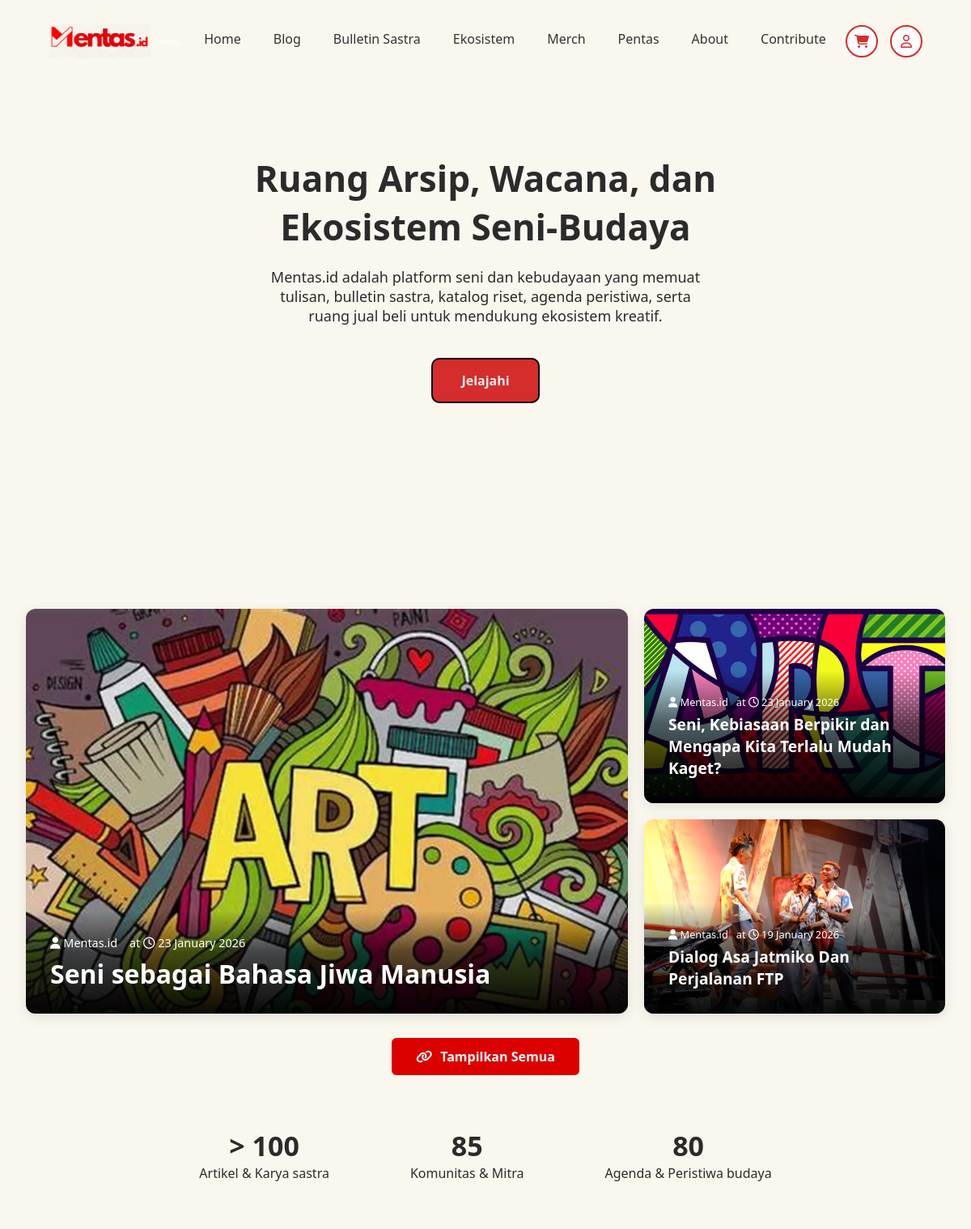
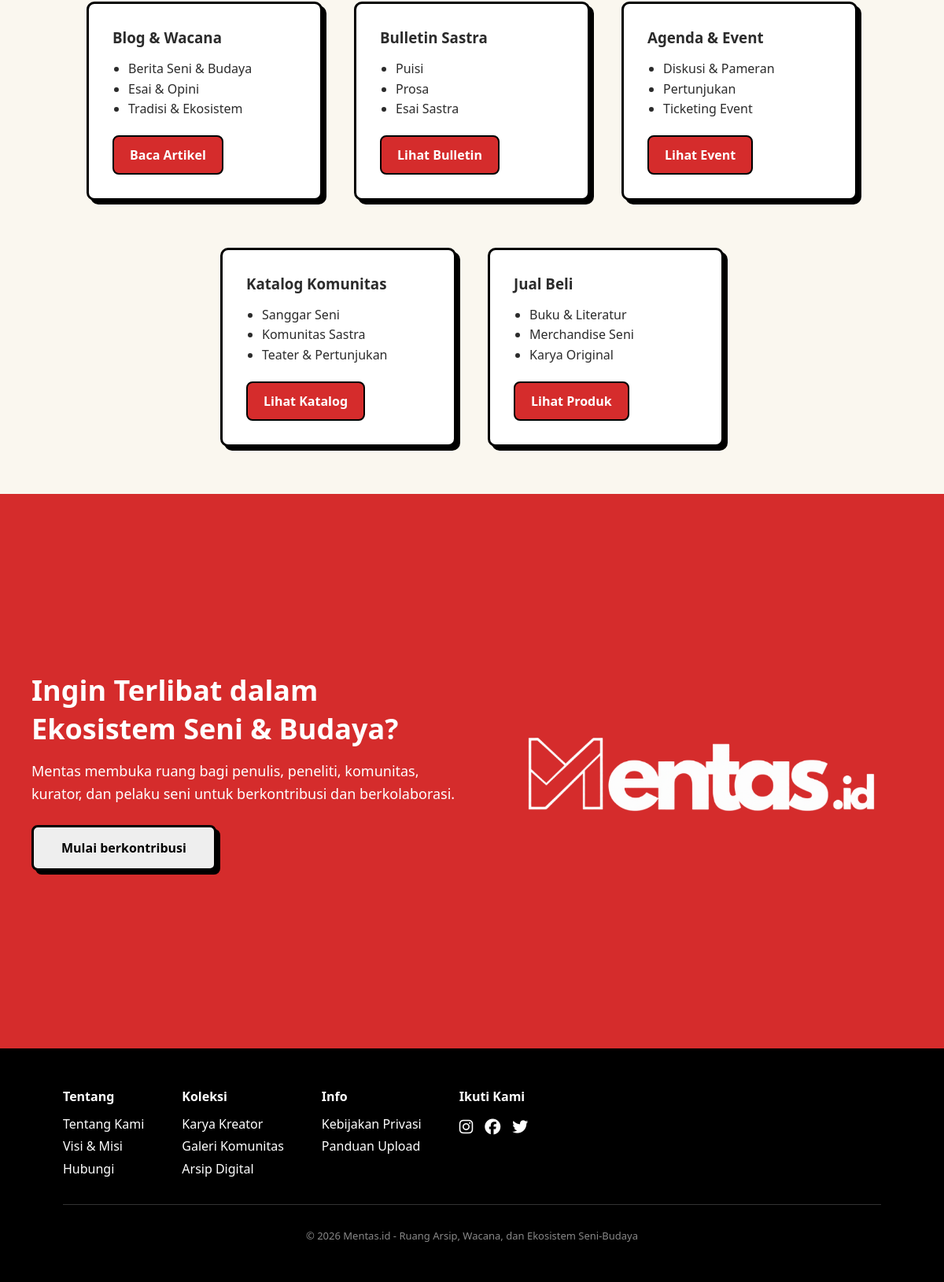
The page / on the database its author committed (2 pictures, top to bottom).
### tables this page shows
CREATE TABLE `posts` (
  `id` int NOT NULL,
  `title` varchar(255) NOT NULL,
  `slug` varchar(255) NOT NULL,
  `excerpt` text,
  `body` longtext,
  `cover_image` varchar(255) DEFAULT NULL,
  `category_id` int DEFAULT NULL,
  `author_id` int DEFAULT NULL,
  `status` enum('draft','published') DEFAULT 'draft',
  `views` int DEFAULT '0',
  `created_at` timestamp NULL DEFAULT CURRENT_TIMESTAMP,
  `updated_at` timestamp NULL DEFAULT CURRENT_TIMESTAMP ON UPDATE CURRENT_TIMESTAMP,
  `published_at` timestamp NULL DEFAULT NULL
);

### app/controllers/HomeController.php (called while the page is built)
<?php
class HomeController extends Controller
{
    public function index()
    {
        $postModel = new Post();
        $featuredPosts = $postModel->all(3);
        $this->view('home/index', [
            'featuredPosts' => $featuredPosts
        ]);
    }
}

### app/core/Router.php (called while the page is built, shortened)
<?php
class Router
{
    public function dispatch()
    {
        $method = 'index';
        $params = [];
        $controller = new $controllerName;
        call_user_func_array([$controller, $method], $params);
    }
}

### public/index.php (called while the page is built, shortened)
<?php
require_once '../app/config/database.php';
require_once '../app/core/Database.php';
require_once '../app/core/Router.php';
require_once '../app/models/Post.php';
$router = new Router();
$router->dispatch();

### app/core/Database.php (called while the page is built, shortened)
<?php
class Database
{
    private static $instance = null;
    private $pdo;
    private function __construct()
    {
        try {
            $dsn = "mysql:host=" . DB_HOST . ";dbname=" . DB_NAME . ";charset=" . DB_CHARSET;
            $options = [
                PDO::ATTR_ERRMODE => PDO::ERRMODE_EXCEPTION,
                PDO::ATTR_DEFAULT_FETCH_MODE => PDO::FETCH_ASSOC,
                PDO::ATTR_EMULATE_PREPARES => false,
            ];
            $this->pdo = new PDO($dsn, DB_USER, DB_PASS, $options);
        } catch (PDOException $e) {
            die("Database connection failed: " . $e->getMessage());
        }
    }
    public static function getInstance()
    {
        if (self::$instance === null) {
            self::$instance = new self();
        }
        return self::$instance;
    }
    public function query($sql, $params = [])
    {
        $stmt = $this->pdo->prepare($sql);
        $stmt->execute($params);
        return $stmt->fetchAll();
    }
}

### app/models/Post.php (called while the page is built, shortened)
<?php
class Post
{
    private $db;
    public function __construct()
    {
        $this->db = Database::getInstance();
    }
    public function all($limit = null, $offset = 0)
    {
        $sql = "SELECT p.*, c.name as category_name, c.slug as category_slug, u.name as author_name
                FROM posts p
                LEFT JOIN categories c ON p.category_id = c.id
                LEFT JOIN users u ON p.author_id = u.id
                WHERE p.status = 'published'
                ORDER BY p.published_at DESC, p.created_at DESC";
        if ($limit) {
            $sql .= " LIMIT $limit OFFSET $offset";
        }
        return $this->db->query($sql);
    }
}

### app/views/home/index.php (the view)
<section class="hero">
    <div class="hero-content">
        <h1>Ruang Arsip, Wacana, dan Ekosistem Seni-Budaya</h1>
        <p>Mentas.id adalah platform seni dan kebudayaan yang memuat tulisan, bulletin sastra, katalog riset, agenda peristiwa, serta ruang jual beli untuk mendukung ekosistem kreatif.</p>
        <a href="<?= BASE_URL ?>/blog" class="btn-orange">Jelajahi</a>
    </div>
</section>
<?php if (!empty($featuredPosts)): ?>
<section class="featured-section">
    <div class="featured-grid">
        <?php if (isset($featuredPosts[0])): $main = $featuredPosts[0]; ?>
        <a href="<?= BASE_URL ?>/blog/<?= $main['slug'] ?>" class="featured-card featured-main">
            <img src="<?= BASE_URL ?>/<?= $main['cover_image'] ?>" alt="<?= htmlspecialchars($main['title']) ?>">
            <div class="featured-overlay">
                <div class="featured-meta">
                    <span><i class="fa-solid fa-user"></i> Mentas.id</span>
                    <span>at <i class="fa-regular fa-clock"></i> <?= date('d F Y', strtotime($main['published_at'])) ?></span>
                </div>
                <h2><?= htmlspecialchars($main['title']) ?></h2>
            </div>
        </a>
        <?php endif; ?>
        <div class="featured-sub">
            <?php for($i=1; $i<3; $i++): if(isset($featuredPosts[$i])): $post = $featuredPosts[$i]; ?>
            <a href="<?= BASE_URL ?>/blog/<?= $post['slug'] ?>" class="featured-card featured-item">
                <img src="<?= BASE_URL ?>/<?= $post['cover_image'] ?>" alt="<?= htmlspecialchars($post['title']) ?>">
                <div class="featured-overlay">
                    <div class="featured-meta-small">
                        <span><i class="fa-solid fa-user"></i> Mentas.id</span>
                        <span>at <i class="fa-regular fa-clock"></i> <?= date('d F Y', strtotime($post['published_at'])) ?></span>
                    </div>
                    <h3><?= htmlspecialchars($post['title']) ?></h3>
                </div>
            </a>
            <?php endif; endfor; ?>
        </div>
    </div>
    <div class="featured-action">
        <a href="<?= BASE_URL ?>/blog" class="featured-btn-all">
            <i class="fas fa-link"></i> Tampilkan Semua
        </a>
    </div>
</section>
<?php endif; ?>
<section class="stats">
    <div class="stat-item"><strong>> 100</strong><br />Artikel & Karya sastra</div>
    <div class="stat-item"><strong>85</strong><br />Komunitas & Mitra</div>
    <div class="stat-item"><strong>80</strong><br />Agenda & Peristiwa budaya</div>
</section>
<section class="program-section">
    <div class="program-card">
        <h3>Blog & Wacana</h3>
        <ul>
            <li>Berita Seni & Budaya</li>
            <li>Esai & Opini</li>
            <li>Tradisi & Ekosistem</li>
        </ul>
        <a href="<?= BASE_URL ?>/blog" class="btn-outline">Baca Artikel</a>
    </div>
    <div class="program-card">
        <h3>Bulletin Sastra</h3>
        <ul>
            <li>Puisi</li>
            <li>Prosa</li>
            <li>Esai Sastra</li>
        </ul>
        <a href="<?= BASE_URL ?>/zine" class="btn-outline">Lihat Bulletin</a>
    </div>
    <div class="program-card">
        <h3>Agenda & Event</h3>
        <ul>
            <li>Diskusi & Pameran</li>
            <li>Pertunjukan</li>
            <li>Ticketing Event</li>
        </ul>
        <a href="<?= BASE_URL ?>/page/event" class="btn-outline">Lihat Event</a>
    </div>
</section>
<section class="program-section" style="padding-top: 0;">
    <div class="program-card">
        <h3>Katalog Komunitas</h3>
        <ul>
            <li>Sanggar Seni</li>
            <li>Komunitas Sastra</li>
            <li>Teater & Pertunjukan</li>
        </ul>
        <a href="<?= BASE_URL ?>/katalog" class="btn-outline">Lihat Katalog</a>
    </div>
    <div class="program-card">
        <h3>Jual Beli</h3>
        <ul>
            <li>Buku & Literatur</li>
            <li>Merchandise Seni</li>
            <li>Karya Original</li>
        </ul>
        <a href="<?= BASE_URL ?>/page/jual-beli" class="btn-outline">Lihat Produk</a>
    </div>
</section>
<section class="consult-section">
    <div class="consult-container">
        <div class="consult-left">
            <h2>Ingin Terlibat dalam Ekosistem Seni & Budaya?</h2>
            <p>Mentas membuka ruang bagi penulis, peneliti, komunitas, kurator, dan pelaku seni untuk berkontribusi dan berkolaborasi.</p>
            <a href="<?= BASE_URL ?>/page/contribute" class="btn-green">Mulai berkontribusi</a>
        </div>
        <div class="consult-right">
            <img src="<?= BASE_URL ?>/assets/images/mentas-putih.png" alt="Maskot" class="maskot-img">
        </div>
    </div>
</section>

### public/assets/css/mentas.css (style rules this page uses)
* { margin: 0; padding: 0; box-sizing: border-box; font-family: 'Segoe UI', sans-serif; }
html, body { overflow-x: hidden; max-width: 100%; }
html { height: 100%; }
body { background: #faf7ef; color: #2b2b2b; min-height: 100%; display: flex; flex-direction: column; }
.hero { padding: 190px 90px; display: flex; align-items: center; justify-content: center; text-align: center; }
.hero-content h1 { font-size: 44px; font-weight: 800; max-width: 700px; margin: auto; }
.hero-content p { margin: 20px auto; max-width: 550px; font-size: 18px; }
.btn-orange { background: #d52c2c; border: 2px solid #000; padding: 15px 35px; border-radius: 10px; text-decoration: none; font-weight: 700; color: #eee; display: inline-block; margin-top: 20px; }
.stats { display: flex; gap: 100px; padding: 0px 60px; justify-content: center; }
.stat-item { font-size: 16px; text-align: center; }
.stat-item strong { font-size: 34px; font-weight: 700; }
.program-section { display: flex; justify-content: center; gap: 40px; padding: 60px 80px; background: #faf7ef; }
.program-card { background: #ffffff; padding: 30px; width: 300px; border-radius: 10px; border: 3px solid #000; box-shadow: 5px 5px 0 #000; transition: 0.25s ease; }
.program-card h3 { margin-bottom: 15px; }
.program-card ul { margin: 12px 0 20px 20px; line-height: 1.6; }
.btn-outline { display: inline-block; padding: 12px 20px; border: 2px solid #000; text-decoration: none; color: #ffffff; font-weight: 600; border-radius: 8px; background: #d52c2c; }
.program-card .btn-outline { background: #d52c2c; color: #fff; border: 2px solid #000; transition: transform 0.2s ease, box-shadow 0.2s ease, background 0.2s ease; }
.consult-section { background: #d52c2c; padding: 80px 40px; color: #000; overflow-x: hidden; }
.consult-container { display: flex; justify-content: space-between; align-items: center; max-width: 1200px; margin: auto; gap: 40px; width: 100%; }
.consult-left { flex: 1; text-align: left; color: #fff; }
.consult-section h2 { font-size: 36px; margin-bottom: 15px; font-weight: 800; }
.consult-section p { font-size: 18px; margin-bottom: 25px; line-height: 1.6; }
.btn-green { display: inline-block; background: #eee; padding: 15px 35px; border: 3px solid #000; text-decoration: none; color: #000; border-radius: 8px; font-weight: 700; box-shadow: 5px 5px 0 #000; }
.consult-right { flex: 1; text-align: right; }
.maskot-img { max-width: 100%; height: auto; user-select: none; pointer-events: none; }

### public/assets/css/mentas-custom.css (style rules this page uses)
.featured-section { padding: 4rem 2rem; max-width: 1200px; margin: 0 auto; }
.featured-grid { display: grid; grid-template-columns: 2fr 1fr; gap: 20px; height: 500px; }
.featured-card { position: relative; border-radius: 12px; overflow: hidden; box-shadow: 0 4px 15px rgba(0, 0, 0, 0.1); transition: all 0.3s ease; display: block; text-decoration: none; }
.featured-card img { width: 100%; height: 100%; object-fit: cover; transition: transform 0.6s cubic-bezier(0.25, 0.46, 0.45, 0.94); }
.featured-overlay { position: absolute; bottom: 0; left: 0; width: 100%; background: linear-gradient(to top, rgba(0, 0, 0, 0.95) 0%, rgba(0, 0, 0, 0.6) 60%, transparent 100%); padding: 30px; color: white; }
.featured-main { height: 100%; }
.featured-sub { display: flex; flex-direction: column; gap: 20px; height: 100%; }
.featured-item { flex: 1; }
.featured-overlay h2 { font-size: 2rem; line-height: 1.2; margin-bottom: 0; color: white; }
.featured-overlay h3 { font-size: 1.2rem; margin-bottom: 0; color: white; }
.featured-meta { font-size: 0.9rem; margin-bottom: 10px; display: flex; align-items: center; gap: 15px; }
.featured-meta-small { font-size: 0.8rem; margin-bottom: 5px; display: flex; align-items: center; gap: 10px; }
.featured-action { text-align: center; margin-top: 30px; }
.featured-btn-all { display: inline-block; background: #DA0000; color: white; padding: 12px 30px; border-radius: 6px; text-decoration: none; font-weight: bold; display: inline-flex; align-items: center; gap: 10px; transition: transform 0.2s; }

### rows shown on the page
posts: cover_image (picture), published_at "23 January 2026", title "Seni sebagai Bahasa Jiwa Manusia"
posts: cover_image (picture), published_at "23 January 2026", title "Seni, Kebiasaan Berpikir dan Mengapa Kita Terlalu Mudah Kaget?"
posts: cover_image (picture), published_at "19 January 2026", title "Dialog Asa Jatmiko Dan Perjalanan FTP"
